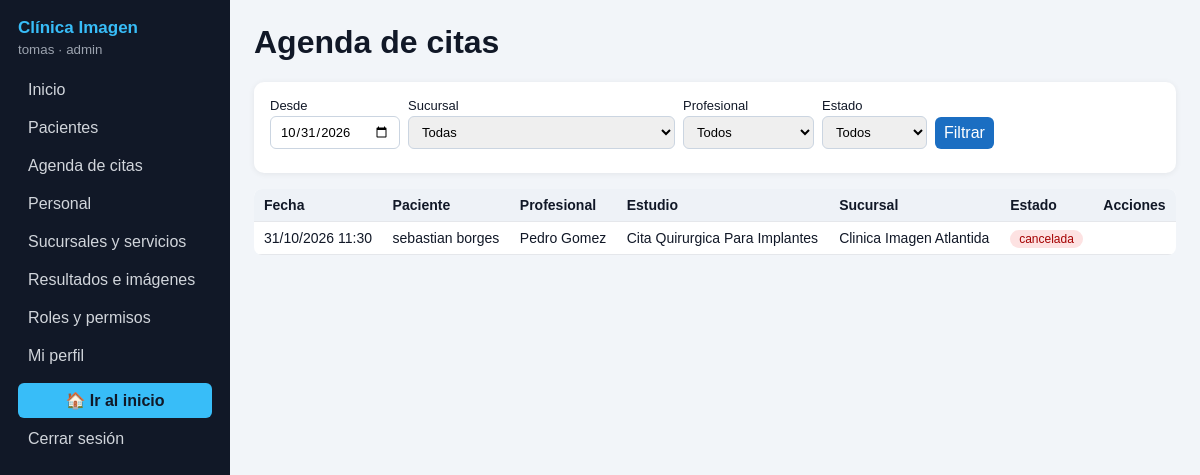
The app's page /admin/citas.php (signed in) with its own data.
### tables this page shows
CREATE TABLE `usuarios` (
  `id_usuario` int(11) NOT NULL,
  `nombre_completo` varchar(100) NOT NULL,
  `email` varchar(100) NOT NULL,
  `cedula` varchar(20) NOT NULL,
  `contrasena` varchar(255) NOT NULL,
  `rol` varchar(30) NOT NULL,
  `fecha_nacimiento` date DEFAULT NULL,
  `telefono` varchar(20) DEFAULT NULL,
  `activo` tinyint(1) NOT NULL DEFAULT 1
);

CREATE TABLE `cita` (
  `id_cita` int(11) NOT NULL,
  `fecha` date NOT NULL,
  `hora_inicio` time NOT NULL,
  `hora_fin` time NOT NULL,
  `estado` varchar(30) NOT NULL DEFAULT 'pendiente',
  `id_paciente` int(11) NOT NULL,
  `id_profesional` int(11) NOT NULL,
  `id_sucursal` int(11) NOT NULL,
  `id_estudio` int(11) NOT NULL,
  `id_hc` int(11) DEFAULT NULL
);

CREATE TABLE `estudio` (
  `id_estudio` int(11) NOT NULL,
  `nombre` varchar(100) NOT NULL,
  `tipo_de_estudio` varchar(50) DEFAULT NULL,
  `es_por_referencia` tinyint(1) DEFAULT 0,
  `duracion` varchar(11) DEFAULT NULL,
  `preparacion` text DEFAULT NULL
);

CREATE TABLE `sucursal` (
  `id_sucursal` int(11) NOT NULL,
  `nombre` varchar(100) NOT NULL,
  `departamento` varchar(50) DEFAULT NULL,
  `localidad` varchar(50) DEFAULT NULL,
  `calle` varchar(100) DEFAULT NULL
);

### db.php (called while the page is built, shortened)
<?php
function e($texto) {
    return htmlspecialchars($texto ?? '', ENT_QUOTES, 'UTF-8');
}

### admin/citas.php (the view, shortened to what this page needs)
<?php
require 'base.php'; exigir('citas');
$m = ''; $err = '';
$soloMias = $yo['rol'] === 'profesional';
$suc = (int)($_GET['sucursal'] ?? 0); $pro = (int)($_GET['profesional'] ?? 0);
$desde = $_GET['desde'] ?? date('Y-m-d'); $est = $_GET['estado'] ?? '';
$w = ['c.fecha >= ?']; $p = [$desde];
$q = $pdo->prepare('SELECT c.id_cita, c.fecha, c.hora_inicio, c.estado, s.nombre sucursal, e.nombre estudio, up.nombre_completo paciente, upr.nombre_completo prof
    FROM cita c JOIN sucursal s ON s.id_sucursal=c.id_sucursal JOIN estudio e ON e.id_estudio=c.id_estudio
    JOIN usuarios up ON up.id_usuario=c.id_paciente JOIN usuarios upr ON upr.id_usuario=c.id_profesional
    WHERE ' . implode(' AND ', $w) . ' ORDER BY c.fecha, c.hora_inicio LIMIT 300');
$q->execute($p); $filas = $q->fetchAll();
$sucs = $pdo->query('SELECT id_sucursal, nombre FROM sucursal ORDER BY nombre')->fetchAll();
$pros = $pdo->query("SELECT p.id_profesional, u.nombre_completo FROM profesional p JOIN usuarios u ON u.id_usuario=p.id_profesional WHERE u.rol='profesional' ORDER BY u.nombre_completo")->fetchAll();
top('Agenda de citas'); echo msg($m), msg($err, 'error'); ?>
<div class="caja"><form class="fila">
    <label>Desde<input type="date" name="desde" value="<?= e($desde) ?>"></label>
    <label>Sucursal<select name="sucursal"><option value="0">Todas</option>
        <?php foreach ($sucs as $s) echo '<option value="' . $s['id_sucursal'] . '"' . ($suc == $s['id_sucursal'] ? ' selected' : '') . '>' . e($s['nombre']) . '</option>'; ?></select></label>
    <?php if (!$soloMias): ?><label>Profesional<select name="profesional"><option value="0">Todos</option>
        <?php foreach ($pros as $s) echo '<option value="' . $s['id_profesional'] . '"' . ($pro == $s['id_profesional'] ? ' selected' : '') . '>' . e($s['nombre_completo']) . '</option>'; ?></select></label><?php endif; ?>
    <label>Estado<select name="estado"><option value="">Todos</option>
        <?php foreach (['pendiente', 'confirmada', 'pospuesta', 'realizada', 'cancelada'] as $s) echo '<option' . ($est === $s ? ' selected' : '') . '>' . $s . '</option>'; ?></select></label>
    <button>Filtrar</button></form></div>
<div class="scroll"><table><tr><th>Fecha</th><th>Paciente</th><th>Profesional</th><th>Estudio</th><th>Sucursal</th><th>Estado</th><th>Acciones</th></tr>
<?php foreach ($filas as $c): $viva = !in_array($c['estado'], ['cancelada', 'realizada']); ?>
    <tr><td><?= e(date('d/m/Y', strtotime($c['fecha']))) ?> <?= e(substr($c['hora_inicio'], 0, 5)) ?></td><td><?= e($c['paciente']) ?></td><td><?= e($c['prof']) ?></td>
    <td><?= e($c['estudio']) ?></td><td><?= e($c['sucursal']) ?></td><td><?= bd($c['estado']) ?></td><td>
    <?php if ($viva): ?>
        <?= $c['estado'] !== 'confirmada' ? btn('confirmar', ['id_cita' => $c['id_cita']], 'Confirmar') : btn('realizar', ['id_cita' => $c['id_cita']], 'Realizada', 'gris') ?>
        <?= btn('cancelar', ['id_cita' => $c['id_cita']], 'Cancelar', 'rojo', '¿Cancelar esta cita?') ?>
        <details><summary>Reagendar</summary><form method="post" class="fila"><?= csrf() ?><input type="hidden" name="accion" value="reagendar">
            <input type="hidden" name="id_cita" value="<?= (int)$c['id_cita'] ?>"><input type="date" name="fecha" required min="<?= date('Y-m-d') ?>">
            <input type="time" name="hora" required step="900"><button>Guardar</button></form></details>
    <?php endif; ?></td></tr>
<?php endforeach; if (!$filas) echo '<tr><td colspan="7">No hay citas con esos filtros.</td></tr>'; ?></table></div>
<?php pie();

### admin/base.php (shortened to what this page needs)
<?php
require __DIR__ . '/../db.php';
$st = $pdo->prepare('SELECT id_usuario, nombre_completo, rol FROM usuarios WHERE id_usuario = ? AND activo = 1');
$st->execute([$_SESSION['id_usuario']]);
$yo = $st->fetch();
if ($yo['rol'] === 'admin') $permitidos = array_keys(MODULOS);
else { $p = $pdo->prepare('SELECT modulo FROM permiso WHERE rol = ?'); $p->execute([$yo['rol']]); $permitidos = $p->fetchAll(PDO::FETCH_COLUMN); }
function bd($estado) { return '<span class="badge e-' . e(preg_replace('/\W/', '', strtolower($estado))) . '">' . e($estado) . '</span>'; }
function top($titulo) {
    global $yo, $permitidos;
    echo '<!DOCTYPE html><html lang="es"><head><meta charset="UTF-8"><meta name="viewport" content="width=device-width,initial-scale=1"><title>'
       . e($titulo) . ' · Panel</title><link rel="stylesheet" href="admin.css?v=' . filemtime(__DIR__ . '/admin.css') . '"></head><body><div class="app"><nav class="lado"><h2>Clínica Imagen</h2><small>'
       . e($yo['nombre_completo']) . ' · ' . e($yo['rol']) . '</small><a href="index.php">Inicio</a>';
    foreach (MODULOS as $k => $n) if (in_array($k, $permitidos)) echo '<a href="' . $k . '.php">' . e($n) . '</a>';
    echo '<a href="../perfil.php">Mi perfil</a><a href="../index.php" style="background:#38bdf8;color:#111827;text-align:center;font-weight:bold;margin-top:6px">🏠 Ir al inicio</a><a href="../logout.php">Cerrar sesión</a></nav><main><h1>' . e($titulo) . '</h1>';
}
function pie() { echo '</main></div></body></html>'; }

### admin/admin.css (style rules this page uses)
* { box-sizing:border-box }
body { margin:0;font-family:Arial,sans-serif;background:#f2f5f9;color:#111827 }
.app { display:flex;min-height:100vh }
.lado { width:230px;background:#111827;color:#fff;padding:18px;display:flex;flex-direction:column;gap:4px;flex-shrink:0 }
.lado h2 { margin:0;color:#38bdf8 }
.lado small { color:#9ca3af;margin-bottom:12px }
.lado a { color:#d1d5db;text-decoration:none;padding:8px 10px;border-radius:6px }
main { flex:1;padding:24px;min-width:0 }
h1 { margin-top:0 }
h2 { font-size:17px }
table { width:100%;border-collapse:collapse;background:#fff;font-size:14px;border-radius:8px;overflow:hidden }
th,td { text-align:left;padding:8px 10px;border-bottom:1px solid #e5e7eb;vertical-align:top }
th { background:#eef2f7 }
.caja { background:#fff;border-radius:10px;padding:16px;margin-bottom:16px;box-shadow:0 1px 6px #0001 }
input,select,textarea,button { font:inherit;padding:7px 9px;border:1px solid #cbd5e1;border-radius:6px }
button { background:#1b6ec2;color:#fff;border:0;cursor:pointer }
.fila { display:flex;flex-wrap:wrap;gap:8px;align-items:flex-end;margin-bottom:8px }
.fila label { display:flex;flex-direction:column;font-size:13px;gap:3px }
.badge { padding:2px 9px;border-radius:10px;font-size:12px;background:#e8f0fb;color:#1b6ec2 }
.e-cancelada { background:#fde2e2;color:#a40000 }
.scroll { overflow-x:auto }

### records on screen
usuarios: nombre_completo "tomas", rol "admin"
cita: fecha "31/10/2026", hora_inicio "11:30", usuarios.nombre_completo "sebastian borges", usuarios.nombre_completo "Pedro Gomez", id_estudio.nombre "Cita Quirurgica Para Implantes", id_sucursal.nombre "Clinica Imagen Atlantida", estado "cancelada"

### other values on screen
$n "Pacientes"
$n "Agenda de citas"
$n "Personal"
$n "Sucursales y servicios"
$n "Resultados e imágenes"
$n "Roles y permisos"
$titulo "Agenda de citas"
